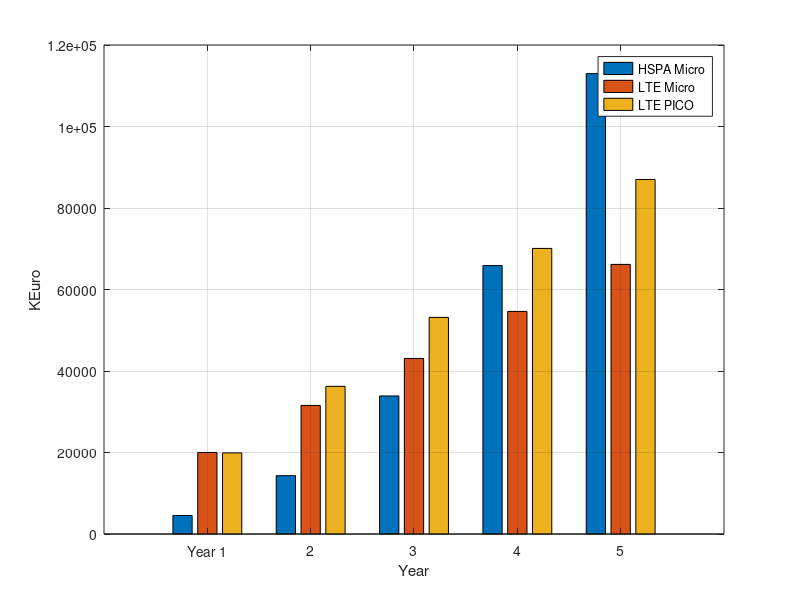
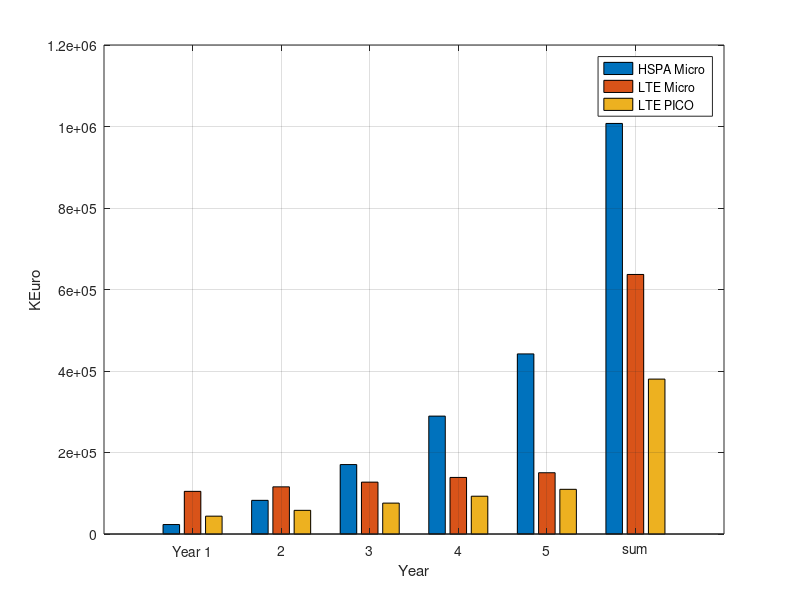

The MATLAB script that drew these images, in order:

HSPACAPEX=[18690 68295 136540 223435 328971];
N=[0 445 2075 5334 10667 18519];
SUM=6;
HSPA=[0 0 0 0 0]
for i=1:5
    HSPA(i)=N(i+1)*SUM+HSPACAPEX(1)*0.1
end

LTECAPEX=[84656	84208	84207	84207	84206];
N=[0 1924	3847	5770	7693	9616];
SUM=6;
LTE=[0 0 0 0 0]
for i=1:5
    LTE(i)=N(i+1)*SUM+LTECAPEX(1)*0.1;
end

PICOCAPEX=[23889	21857	22672	22674	22671];
N=[0 7963	15385	23077	30770	38462];
SUM=2.2;
PICO=[0 0 0 0 0]
for i=1:5
    PICO(i)=N(i+1)*SUM+PICOCAPEX(1)*0.1;
end

y=[HSPA(1) LTE(1) PICO(1); HSPA(2) LTE(2) PICO(2); HSPA(3) LTE(3) PICO(3); HSPA(4) LTE(4) PICO(4); HSPA(5) LTE(5) PICO(5);];
b=bar(y);
grid on;

name={'Year 1','2','3','4','5'};
set(gca,'XTickLabel',name)

legend('HSPA Micro','LTE Micro','LTE PICO');
xlabel('Year');
ylabel('KEuro');


%-----------------------sum--------------------------
sum1=0;
sum2=0;
sum3=0;
for z=1:5
    sum1=sum1+HSPA(z);
    sum2=sum2+LTE(z);
    sum3=sum3+PICO(z);
end

%------------total cost----------------------------------
sumh=[0 0 0 0 0];
suml=[0 0 0 0 0];
sump=[0 0 0 0 0];
sumht=0;
sumlt=0;
sumpt=0;
for z=1:5
    sumh(z)=HSPACAPEX(z)+HSPA(z);
    suml(z)=LTECAPEX(z)+LTE(z);
    sump(z)=PICOCAPEX(z)+PICO(z);
end
for z=1:5
    sumht=sumht+sumh(z);
    sumlt=sumlt+suml(z);
    sumpt=sumpt+sump(z);;
end
figure(2)
y=[sumh(1) suml(1) sump(1); sumh(2) suml(2) sump(2); sumh(3) suml(3) sump(3); sumh(4) suml(4) sump(4); sumh(5) suml(5) sump(5);sumht sumlt sumpt];
b=bar(y);
grid on;

name={'Year 1','2','3','4','5','sum'};
set(gca,'XTickLabel',name)

legend('HSPA Micro','LTE Micro','LTE PICO');
xlabel('Year');
ylabel('KEuro');
